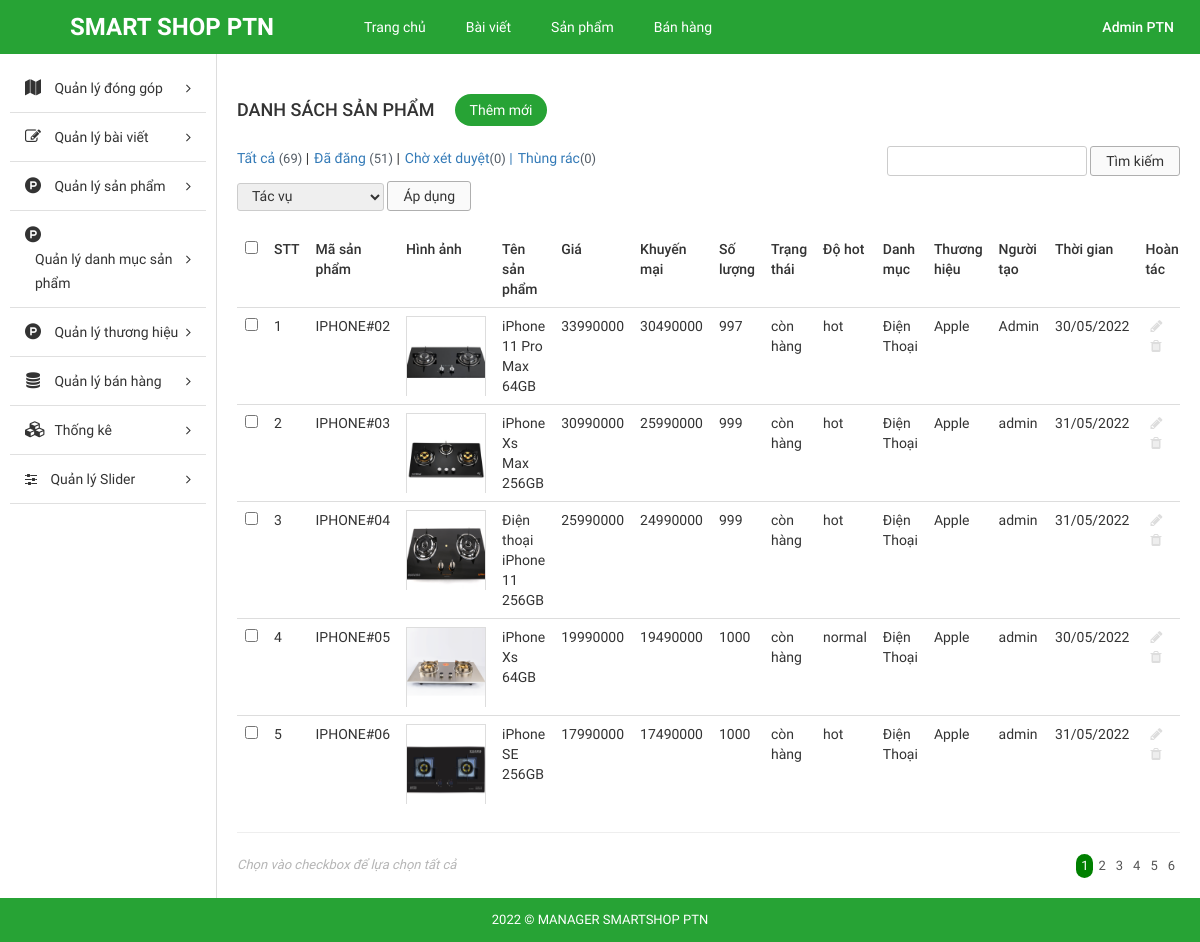
The app's page /admin/index.php?modules=products&controllers=index&action=list (signed in) with its own data.
### tables this page shows
CREATE TABLE `tbl_product` (
  `id` int(11) NOT NULL,
  `id_category` int(11) NOT NULL,
  `id_brand` int(11) NOT NULL,
  `name` varchar(255) NOT NULL,
  `code` varchar(255) NOT NULL,
  `price` float NOT NULL,
  `promotional_price` float NOT NULL,
  `quantity` int(11) NOT NULL,
  `status` enum('còn hàng','hết hàng','hàng sắp về') NOT NULL,
  `description` text NOT NULL,
  `type_of_gas_stove` varchar(255) NOT NULL,
  `igniters` varchar(255) NOT NULL,
  `gas_consumption` varchar(255) NOT NULL,
  `burners` varchar(255) NOT NULL,
  `utilities` varchar(255) NOT NULL,
  `manufacturer_in` varchar(255) NOT NULL,
  `year_of_manufacture` varchar(255) NOT NULL,
  `user` varchar(255) NOT NULL,
  `create_date` varchar(255) NOT NULL,
  `image` varchar(255) NOT NULL,
  `level` enum('hot','normal','discount') NOT NULL
);

### admin/libraries/database.php (called while the page is built, shortened)
<?php
function db_query($query_string) {
    global $conn;
    $result = mysqli_query($conn, $query_string);
    return $result;
}
function db_fetch_array($query_string) {
    $result = array();
    $mysqli_result = db_query($query_string);
    while ($row = mysqli_fetch_assoc($mysqli_result)) {
        $result[] = $row;
    }
    return $result;
}

### admin/modules/products/models/indexModel.php (called while the page is built, shortened)
<?php
function getAllProduct(){
	return db_fetch_array("SELECT * FROM `tbl_product`");
}
function get_category_by_id($id){
	$data = db_fetch_array("SELECT * FROM `tbl_category` WHERE `id` = '$id'");
	return $data[0]['name'];
}
function get_brand_by_id($id){
	$data = db_fetch_array("SELECT * FROM `tbl_brand` WHERE `id` = '$id'");
	return $data[0]['name'];
}

### admin/modules/products/controllers/indexController.php (called while the page is built, shortened)
<?php
function listAction() {
	$data_tmp = getAllProduct();
	for ($i=0; $i <count($data_tmp) ; $i++) {
		$data_tmp[$i]['category'] = get_category_by_id($data_tmp[$i]['id_category']);
		$data_tmp[$i]['brand']  = get_brand_by_id($data_tmp[$i]['id_brand']) ;
	};
	if(!empty($_GET['page'])){
		$page = $_GET['page'];
	}else{
		$page =1;
	}
	$numProduct = count($data_tmp);
	$productOnPage = 5;
	$num = ceil($numProduct/$productOnPage);
	$start = ($page - 1) * $productOnPage;
	$res =[];
	for ($i=$start; $i < $start+$productOnPage; $i++) {
		if(isset($data_tmp[$i]))
        $res[] = $data_tmp[$i];
	};
	$data = [$res, $num, $page];
	load_view('list',$data);
}

### admin/core/router.php (called while the page is built, shortened)
<?php
$action_name = get_action().'Action';
call_function(array('construct', $action_name));

### admin/core/appload.php (called while the page is built, shortened)
<?php
require CONFIGPATH . DIRECTORY_SEPARATOR . 'database.php';
require LIBPATH . DIRECTORY_SEPARATOR . 'database.php';
require COREPATH . DIRECTORY_SEPARATOR . 'base.php';
require COREPATH . DIRECTORY_SEPARATOR . 'router.php';

### admin/index.php (called while the page is built, shortened)
<?php
require COREPATH.DIRECTORY_SEPARATOR.'appload.php';

### admin/modules/products/views/listView.php (the view, shortened to what this page needs)
<div id="main-content-wp" class="list-product-page">
    <div class="wrap clearfix">
        <div id="content" class="fl-right">
            <div class="section" id="title-page">
                <div class="clearfix">
                    <h3 id="index" class="fl-left">Danh sách sản phẩm</h3>
                    <a href="?modules=products&controllers=index&action=add" title="" id="add-new" class="fl-left">Thêm mới</a>
                </div>
            </div>
            <div class="section" id="detail-page">
                <div class="section-detail">
                    <div class="filter-wp clearfix">
                        <ul class="post-status fl-left">
                            <li class="all"><a href="">Tất cả <span class="count">(69)</span></a> |</li>
                            <li class="publish"><a href="">Đã đăng <span class="count">(51)</span></a> |</li>
                            <li class="pending"><a href="">Chờ xét duyệt<span class="count">(0)</span> |</a></li>
                            <li class="pending"><a href="">Thùng rác<span class="count">(0)</span></a></li>
                        </ul>
                        <form method="GET" class="form-s fl-right">
                            <input type="text" name="s" id="s">
                            <input type="submit" name="sm_s" value="Tìm kiếm">
                        </form>
                    </div>
                    <div class="actions">
                        <form method="GET" action="" class="form-actions">
                            <select name="actions">
                                <option value="0">Tác vụ</option>
                            </select>
                            <input type="submit" name="sm_action" value="Áp dụng">
                        </form>
                    </div>
                    <div class="table-responsive">
                        <table class="table list-table-wp">
                            <thead>
                                <tr>
                                    <td><input type="checkbox" name="checkAll" id="checkAll"></td>
                                    <td><span class="thead-text">STT</span></td>
                                    <td><span class="thead-text">Mã sản phẩm</span></td>
                                    <td><span class="thead-text">Hình ảnh</span></td>
                                    <td><span class="thead-text">Tên sản phẩm</span></td>
                                    <td><span class="thead-text">Giá</span></td>
                                    <td><span class="thead-text">Khuyến mại</span></td>
                                    <td><span class="thead-text">Số lượng</span></td>
                                    <td><span class="thead-text">Trạng thái</span></td>
                                    <td><span class="thead-text">Độ hot</span></td>
                                    <td><span class="thead-text">Danh mục</span></td>
                                    <td><span class="thead-text">Thương hiệu</span></td>
                                    <td><span class="thead-text">Người tạo</span></td>
                                    <td><span class="thead-text">Thời gian</span></td>
                                    <td><span class="thead-text">Hoàn tác</span></td>
                                </tr>
                            </thead>
                            <tbody>
                                <?php  $i=0; if(!empty($data['0'])) foreach ($data['0'] as $value) { $i++;?>
                                <tr>
                                    <td><input type="checkbox" name="checkItem" class="checkItem"></td>
                                    <td><span class="tbody-text"><?php echo $i; ?></span></td>
                                    <td><span class="tbody-text"><?php echo $value['code']; ?></span></td>
                                    <td>
                                        <div class="tbody-thumb">
                                            <img src="<?php echo $value['image']; ?>" alt="">
                                        </div>
                                    </td>
                                    <td><span class="tbody-text"><?php echo $value['name']; ?></span></td>
                                    <td><span class="tbody-text"><?php echo $value['price']; ?></span></td>
                                    <td><span class="tbody-text"><?php echo $value['promotional_price']; ?></span></td>
                                    <td><span class="tbody-text"><?php echo $value['quantity']; ?></span></td>
                                    <td><span class="tbody-text"><?php echo $value['status']; ?></span></td>
                                    <td><span class="tbody-text"><?php echo $value['level']; ?></span></td>
                                    <td><span class="tbody-text"><?php echo $value['category']; ?></span></td>
                                    <td><span class="tbody-text"><?php echo $value['brand']; ?></span></td>
                                    <td><span class="tbody-text"><?php echo $value['user']; ?></span></td>
                                    <td><span class="tbody-text"><?php echo $value['create_date']; ?></span></td>
                                    <td>
                                        <ul class="list-operation ">
                                            <li><a href="?modules=products&controllers=index&action=edit&id=<?php echo $value['id'] ;?>" title="Sửa" class="edit"><i class="fa fa-pencil" aria-hidden="true"></i></a></li>
                                            <li><a onclick="return Del('<?php echo $value['name'];?>')" href="?modules=products&controllers=index&action=delete&id=<?php echo $value['id'] ;?>" title="Xóa" class="delete"><i class="fa fa-trash" aria-hidden="true"></i></a></li>
                                        </ul>
                                    </td>
                                </tr>
                                <?php }; ?>
                            </tbody>
                        </table>
                        <hr>
                    </div>
                </div>
            </div>
            <div class="section" id="paging-wp">
                <div class="section-detail clearfix">
                    <p id="desc" class="fl-left">Chọn vào checkbox để lựa chọn tất cả</p>
                    <ul id="list-paging" class="fl-right">
                        <?php for ($i=1; $i <= $data['1'] ; $i++) { ?>
                        <li>
                            <a <?php if($i == $data['2']) echo 'style="background-color: green; color:white; border-radius:300px;"';  ?>  href="?modules=products&controllers=index&action=list&page=<?php echo $i; ?>" title=""><?php echo $i; ?></a>
                        </li>
                        <?php }; ?>
                    </ul>
                </div>
            </div>
        </div>
    </div>
</div>

### admin/core/base.php (shortened to what this page needs)
<?php
function get_module() {
    global $config;
    $module = isset($_GET['modules']) ? $_GET['modules'] : $config['default_module'];
    return $module;
}
function call_function($list_function = array()) {
    if (is_array($list_function)) {
        foreach ($list_function as $f) {
            if (function_exists($f())) {
                $f();
            }
        }
    }
}
function load_view($name, $data_send = array()) {
    $data = $data_send;
    $path = MODULESPATH . DIRECTORY_SEPARATOR . get_module() . DIRECTORY_SEPARATOR . 'views' . DIRECTORY_SEPARATOR . $name . 'View.php';
    if (file_exists($path)) {
        require $path;
    } else {
        echo "Không tìm thấy {$path}";
    }
}
function get_header($name = '') {
    global $data;
    if (empty($name)) {
        $name = 'header';
    } else {
        $name = "header-{$name}";
    }
    $path = LAYOUTPATH . DIRECTORY_SEPARATOR . $name . '.php';
    if (file_exists($path)) {
        if (is_array($data)) {
            foreach ($data as $key => $a) {
                $$key = $a;
            }
        }
        require $path;
    } else {
        echo "Không tìm thấy {$path}";
    }
}
function get_footer($name = '') {
    global $data;
    if (empty($name)) {
        $name = 'footer';
    } else {
        $name = "footer-{$name}";
    }
    $path = LAYOUTPATH . DIRECTORY_SEPARATOR . $name . '.php';
    if (file_exists($path)) {
        if (is_array($data)) {
            foreach ($data as $key => $a) {
                $$key = $a;
            }
        }
        require $path;
    } else {
        echo "Không tìm thấy {$path}";
    }
}
function get_sidebar($name = '') {
    global $data;
    if (empty($name)) {
        $name = 'sidebar';
    } else {
        $name = "sidebar-{$name}";
    }
    $path = LAYOUTPATH . DIRECTORY_SEPARATOR . $name . '.php';
    if (file_exists($path)) {
        if (is_array($data)) {
            foreach ($data as $key => $a) {
                $$key = $a;
            }
        }
        require $path;
    } else {
        echo "Không tìm thấy {$path}";
    }
}
?>

### admin/public/css/import/global.css (style rules this page uses)
body { font-family: "Roboto Regular"; font-size: 14px; line-height: 24px; color: #333; }
.fl-left { float: left; }
.fl-right { float: right; }
img { max-width: 100%; height: auto; display: block; }
ul li { list-style: none!important; }
a { text-decoration: none!important; }

### admin/public/css/import/list_post.css (style rules this page uses)
#content { width: 82%; border-left: 1px solid #ddd; padding: 20px; }
#add-new { display: inline-block; color: #fff; background: #27a335; padding: 4px 15px; margin: 20px; border-radius: 20px; }
#index { font-family: 'Roboto Medium'; font-weight: normal; text-transform: uppercase; font-size: 18px; padding: 24px 0px; }
.list-table-wp thead tr td { font-family: 'Roboto Medium'; font-weight: normal; }
.list-operation li { float: left; }
.list-operation li a { display: block; padding: 0px 5px; color: #ddd; }
.list-operation { width: 25%; }
#paging-wp #desc { font-size: 13px; color: #b5b5b5; font-style: italic; }
#list-paging li { float: left; }
#list-paging li a { display: inline-block; color: #555; font-size: 13px; padding: 0px 5px; }
.filter-wp { margin-bottom: 5px; }
.actions { margin-bottom: 20px; }
.post-status li { float: left; font-size: 14px; margin-right: 5px; }
.post-status li .count { color: #555d66; font-size: 13px; display: inline-block; }
.form-s input[type="text"], .form-actions select { border-radius: 3px; border: 1px solid #ccc; padding: 2px 10px; }
.form-s input[type="submit"], .form-actions input[type="submit"] { border-radius: 3px; border: 1px solid #afafaf; padding: 2px 15px; background: #fafafa; }
.form-actions select { padding: 4px 10px; }

### admin/public/css/import/list_product.css (style rules this page uses)
.tbody-thumb { width: 80px; height: 80px; overflow: hidden; }
.tbody-thumb img { border: 1px solid #ddd; }

### admin/public/css/import/menu.css (style rules this page uses)
.actions select { border-radius: 3px; border: 1px solid #ccc; padding: 4px 10px; }

### admin/public/css/import/detail_order.css (style rules this page uses)
.table { margin-bottom: 0!important; }

### records on screen
tbl_product: code "IPHONE#02", image (picture), name "iPhone 11 Pro Max 64GB", price "33990000", promotional_price "30490000", quantity "997", status "còn hàng", level "hot", category "Điện Thoại", brand "Apple", user "Admin", create_date "30/05/2022"
tbl_product: code "IPHONE#03", image (picture), name "iPhone Xs Max 256GB", price "30990000", promotional_price "25990000", quantity "999", status "còn hàng", level "hot", category "Điện Thoại", brand "Apple", user "admin", create_date "31/05/2022"
tbl_product: code "IPHONE#04", image (picture), name "Điện thoại iPhone 11 256GB", price "25990000", promotional_price "24990000", quantity "999", status "còn hàng", level "hot", category "Điện Thoại", brand "Apple", user "admin", create_date "31/05/2022"
tbl_product: code "IPHONE#05", image (picture), name "iPhone Xs 64GB", price "19990000", promotional_price "19490000", quantity "1000", status "còn hàng", level "normal", category "Điện Thoại", brand "Apple", user "admin", create_date "30/05/2022"
tbl_product: code "IPHONE#06", image (picture), name "iPhone SE 256GB", price "17990000", promotional_price "17490000", quantity "1000", status "còn hàng", level "hot", category "Điện Thoại", brand "Apple", user "admin", create_date "31/05/2022"
